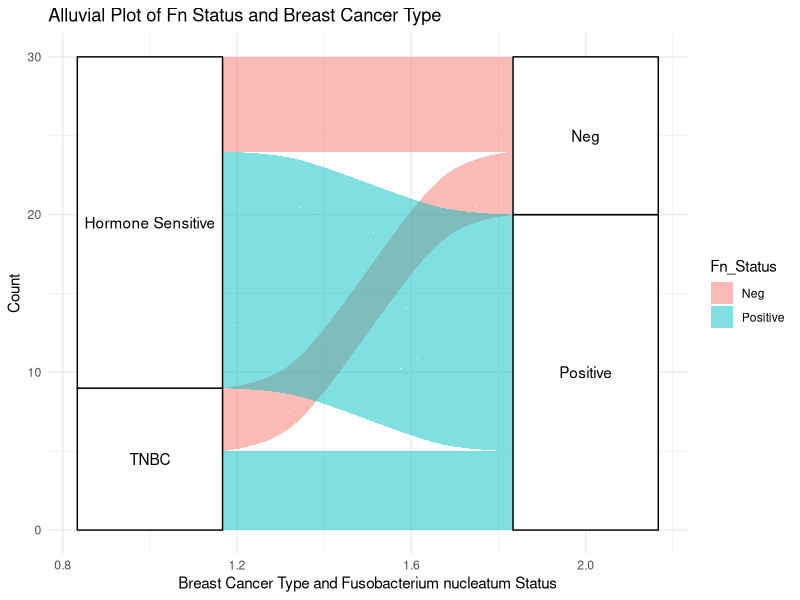

Write R code to recreate this figure.
# Install necessary packages (if not already installed)
# install.packages("ggalluvial")
# install.packages("dplyr")

# Load necessary libraries
library(ggplot2)
library(ggalluvial)
library(dplyr)

# Read the dataset 
data <- read.csv("BreastCancer_Dataset.csv")

# Clean up the 'BC Type' column by removing extra spaces
data$BC.Type <- trimws(data$BC.Type)

# Verify the unique values in the 'BC Type' column after cleaning
unique(data$BC.Type)

# Create the Alluvial plot comparing BC.Type and Fn_Status
ggplot(data, aes(axis1 = BC.Type, axis2 = Fn_Status)) +
  geom_alluvium(aes(fill = Fn_Status)) +
  geom_stratum() +
  geom_text(stat = "stratum", aes(label = after_stat(stratum))) +
  labs(title = "Alluvial Plot of Fn Status and Breast Cancer Type",
       x = "Breast Cancer Type and Fusobacterium nucleatum Status",
       y = "Count") +
  theme_minimal()
